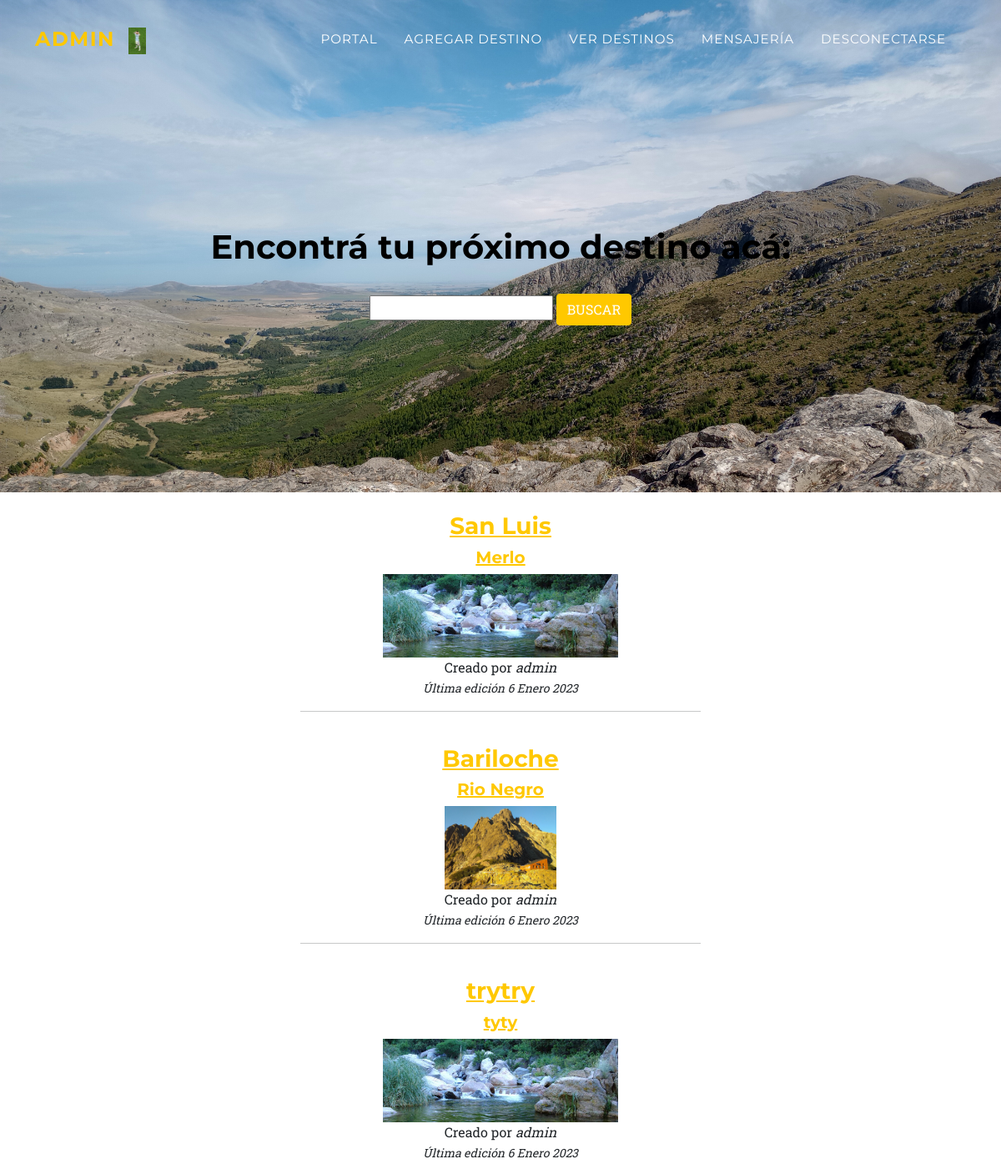
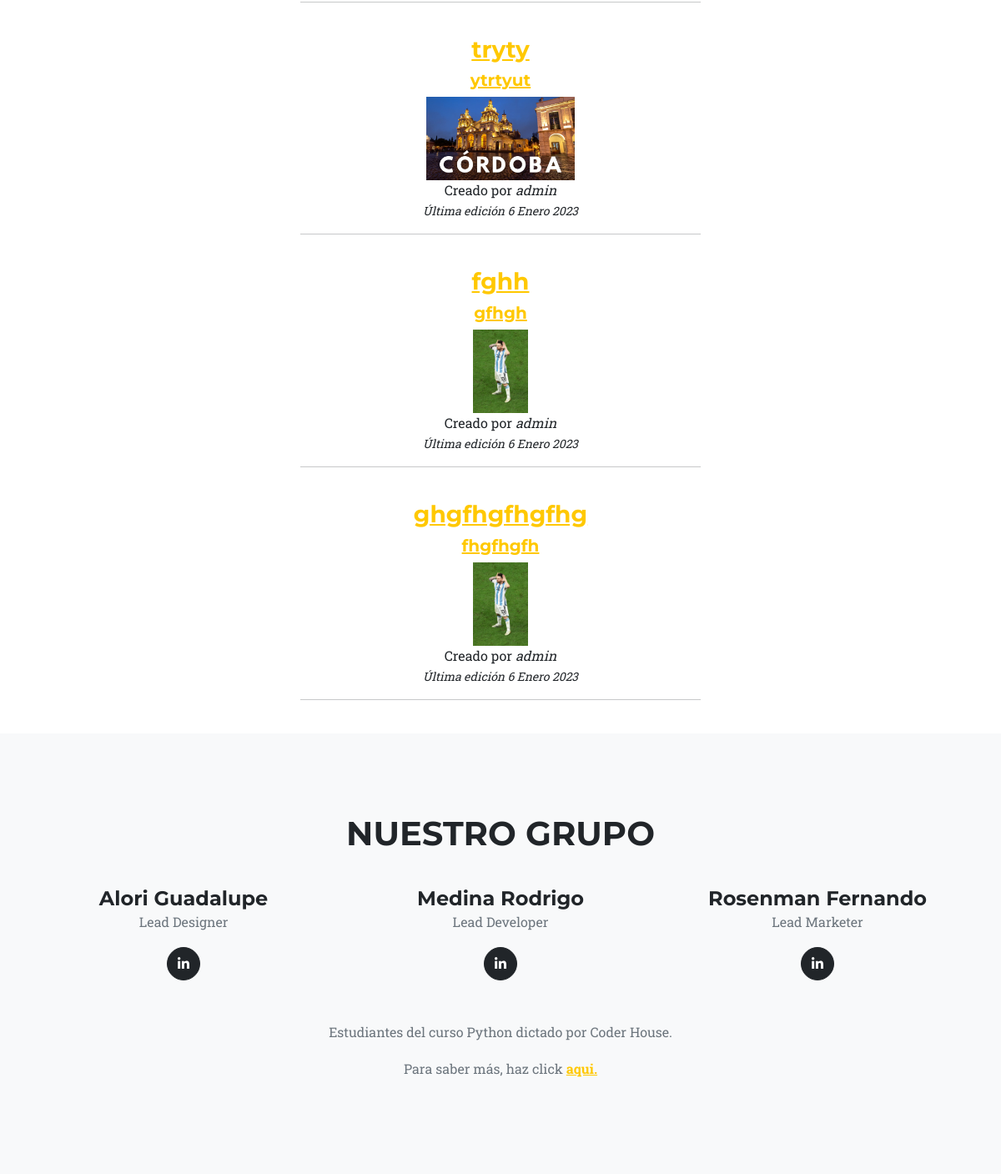
The page /verposteo/ (signed in) on the database as committed earlier (2 pictures, top to bottom).
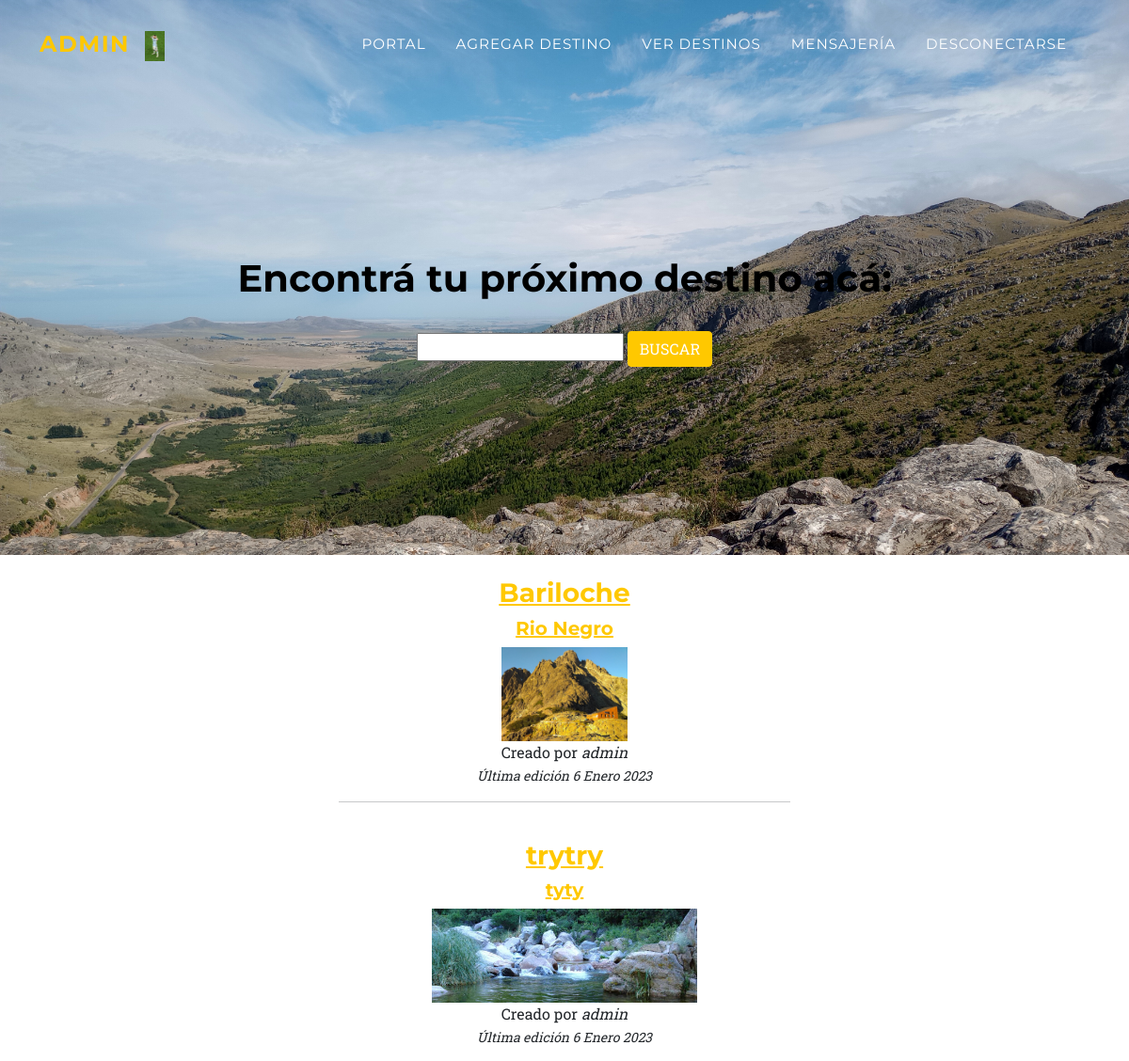
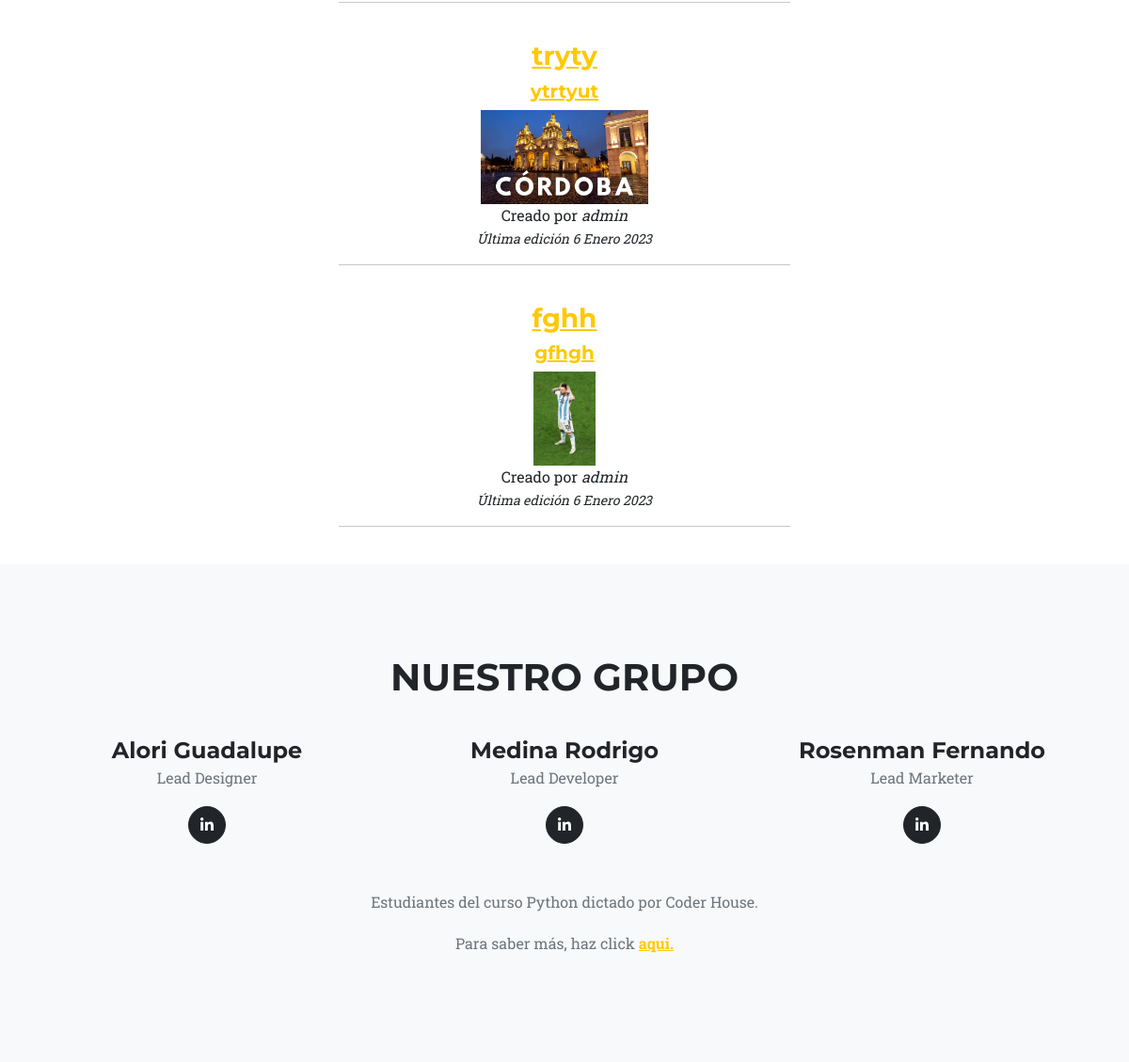
The same page on the database as committed later (2 pictures, top to bottom).
### AppUsuarios/models.py (models this page shows, shortened)
class Posteo(models.Model):
    usuario_posteo = models.ForeignKey(User, on_delete=models.CASCADE)
    titulo_posteo = models.CharField(max_length=40)
    subtitulo_posteo = models.CharField(max_length=40,default='hola')
    contenido_posteo = RichTextField(blank=True,null=True)
    imagen_post = models.ImageField(upload_to='posteos', blank=True)
    fecha_posteo_imagen = models.DateField(blank=True, null=True)

### AppUsuarios/views.py (the view)
# urls.py: path("verposteo/", verPosteo, name="verposteo"),
@login_required
def verPosteo(request):
    posteos = Posteo.objects.all()
    datos= {"posteos":posteos}
    return render(request,"VerPosteos.html",{"posteos":posteos,"imagen":mostrarImagen(request)})

### AppUsuarios/views.py (called while the page is built)
@login_required
def mostrarImagen(request):
    lista=ImagenPerfil.objects.filter(user=request.user)
    if len(lista)!=0:
        imagen=lista[0].imagen.url
    else:
        imagen="/media/Perfil/homero.jpg"
    return imagen

### AppUsuarios/Templates/VerPosteos.html (shortened to what this page needs)
{% extends "PadreHome.html" %}
{% block avatar %}
<a class="navbar-brand" href={% url 'perfil' user.id %}><img height="200px" src="" alt="">{{user}}</a>
<br>
<a class="navbar-brand" href={% url 'perfil' user.id %}><img height="600px" src="{{ imagen }}" alt=""></a>
{% endblock %}
{% block nav %}
<li class="nav-item"><a class="nav-link" href={% url 'portal' %}>Portal</a></li>
<li class="nav-item"><a class="nav-link" href={% url 'postear' %}>Agregar destino</a></li>
<li class="nav-item"><a class="nav-link" href={% url 'verposteo' %}>Ver destinos</a></li>
<li class="nav-item"><a class="nav-link" href={% url 'mensajeUsuarios' %}>Mensajería</a></li>
<li class="nav-item"><a class="nav-link" href={% url 'desconectarse' %}>Desconectarse</a></li>
{% endblock %}
{% block titulo %}
<h1 style="color:black"> Encontrá tu próximo destino acá: </h1>
<br>
<form action="{% url 'buscarposteo' %}" method="GET">
    <input type="text" name="titulo_posteo" id="titulo_posteo">
    <input class="btn btn-primary btn-s text-uppercase" type="submit" value="buscar">
</form>
{% endblock %}
{% block contenido %}
<CENTER>
{% for posteo in posteos %} {% csrf_token %}
        <br>
        <a class="box" href={% url 'paginaposteo' posteo.id %}>
            <h3>{{posteo.titulo_posteo }}</h3>
            <h5>{{posteo.subtitulo_posteo}}</h5>
        </a>
        <img height="100px" src={{ posteo.imagen_post.url }} alt="">
        <br>
        <blink>Creado por <em>{{posteo.usuario_posteo}}</em></blink>
        <br>
        <small><i>Última edición {{posteo.fecha_posteo_imagen}}</i></small>
        <br>
        <hr width=40%>
{% endfor %}
<br>
</CENTER>
{% endblock %}

### Templates/PadreHome.html (shortened to what this page needs)
<!DOCTYPE html>
{% load static %}
<html lang="en">
    <head>
        <link href="{% static 'css/styles.css' %}" rel="stylesheet" />
        <link href="{% static 'css/msj.css' %}" rel="stylesheet" />
    </head>
    <body id="page-top">
        <nav class="navbar navbar-expand-lg navbar-dark fixed-top" id="mainNav">
            <div class="container">
                {% block avatar %}
                {% endblock %}
                <div class="collapse navbar-collapse" id="navbarResponsive">
                    <ul class="navbar-nav text-uppercase ms-auto py-4 py-lg-0">
                        {% block nav %}
                        {% endblock %}
                    </ul>
                </div>
            </div>
        </nav>
        {% block header %}
        <header class="masthead">
        {% endblock %}
            {% block titulo %}{% endblock %}
        </header>
        {% block contenido %}
        {% endblock %}
        {% block grupo %}
        <section class="page-section bg-light" id="team">
            <div class="container">
                <div class="text-center">
                    <h2 class="section-heading text-uppercase">Nuestro grupo</h2>
                </div>
                <div class="row">
                    <div class="col-lg-4">
                        <div class="team-member">
                            <h4>Alori Guadalupe</h4>
                            <p class="text-muted">Lead Designer</p>
                            <a class="btn btn-dark btn-social mx-2" href="https://www.linkedin.com/in/guadalupe-alori-219b81190/" aria-label="Guadalupe Alori LinkedIn Profile"><i class="fab fa-linkedin-in"></i></a>
                        </div>
                    </div>
                    <div class="col-lg-4">
                        <div class="team-member">
                            <h4>Medina Rodrigo</h4>
                            <p class="text-muted">Lead Developer</p>
                            <a class="btn btn-dark btn-social mx-2" href="#!" aria-label="Diana Petersen LinkedIn Profile"><i class="fab fa-linkedin-in"></i></a>
                        </div>
                    </div>
                    <div class="col-lg-4">
                        <div class="team-member">
                            <h4>Rosenman Fernando</h4>
                            <p class="text-muted">Lead Marketer</p>
                            <a class="btn btn-dark btn-social mx-2" href="#!" aria-label="Larry Parker LinkedIn Profile"><i class="fab fa-linkedin-in"></i></a>
                        </div>
                    </div>
                </div>
                <div class="row">
                    <div class="col-lg-8 mx-auto text-center"><p class="large text-muted">Estudiantes del curso Python dictado por Coder House.</p>
                        <p class="large text-muted"> Para saber más, haz click <a class="box" href="{% url 'sobrenosotros' %}"><b>aqui.</b></a> </p>
                    </div>
                </div>
            </div>
        </section>
        {% endblock %}
    </body>
</html>

Rows that differ between the two databases and show on the page:
removed Posteo: titulo_posteo "San Luis", subtitulo_posteo "Merlo", imagen_post (picture), usuario_posteo "admin", fecha_posteo_imagen "6 Enero 2023"
removed Posteo: titulo_posteo "ghgfhgfhgfhg", subtitulo_posteo "fhgfhgfh", imagen_post (picture), usuario_posteo "admin", fecha_posteo_imagen "6 Enero 2023"
